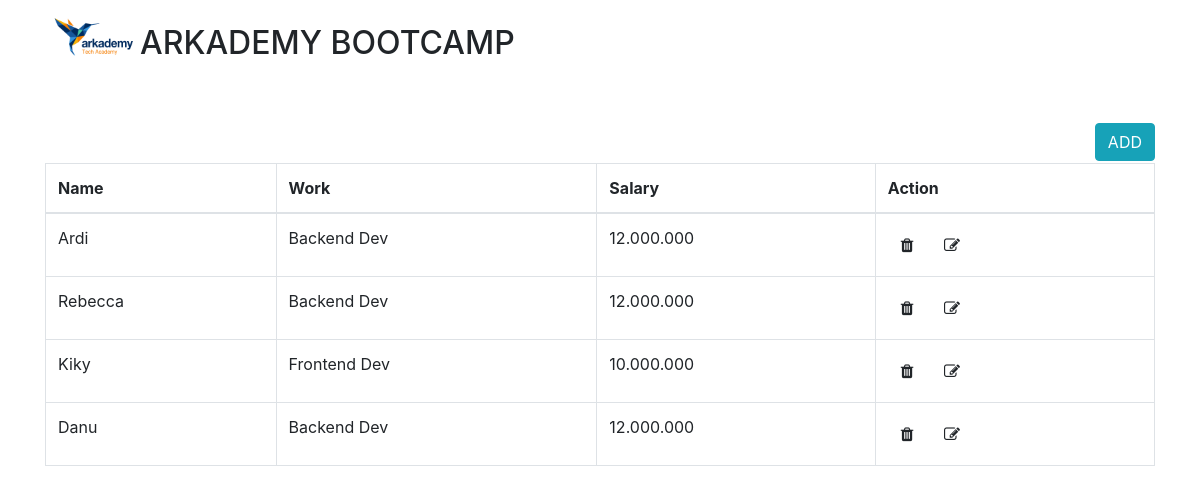
Page /7/Arkademy-2/index.php on the committed database.
### tables this page shows
CREATE TABLE `nama` (
  `id` int(11) NOT NULL,
  `name` varchar(50) NOT NULL,
  `id_work` int(11) NOT NULL,
  `id_salary` int(11) NOT NULL
);

CREATE TABLE `work` (
  `id` int(11) NOT NULL,
  `name` varchar(50) NOT NULL,
  `id_salary` int(11) NOT NULL
);

CREATE TABLE `salary` (
  `id` int(11) NOT NULL,
  `name` varchar(255) NOT NULL
);

### 7/Arkademy-2/index.php (the view, shortened to what this page needs)
<!doctype html>
<html lang="en">
<head>
    <link href="assets/css/bootstrap.css" rel="stylesheet">
    <link rel="stylesheet" href="https://maxcdn.bootstrapcdn.com/font-awesome/4.5.0/css/font-awesome.min.css" />
</head>
<body>
    <?php
    include "koneksi.php";
    $sql = "SELECT nama.id AS id_biodata, nama.name AS nama_diri, salary.id AS id_gaji, salary.name AS jumlah_gaji, work.id AS id_pekerjaan, work.name AS nama_pekerjaan FROM nama INNER JOIN work ON nama.id_work = work.id INNER JOIN salary ON work.id_salary = salary.id";
    $result = mysqli_query($conn, $sql);
    ?>
    <div class="container">
        <div class="panel-heading">
            <div class="row">
                <div class="col-lg-1"><img src="assets/img/logo.png" height="75px" width="100px"></div>
                <div class="col-lg-8"><br>
                    <h2>ARKADEMY BOOTCAMP</h2>
                </div>
            </div>
        </div>
        <br>
        <br>
        <p>
            <button type="button" class="btn btn-info btn-md" data-toggle="modal" data-target="#modalAdd" style="float: right;">ADD</button>
            <br>
            <table id="mytable" class="table table-bordered">
                <thead>
                    <th>Name</th>
                    <th>Work</th>
                    <th>Salary</th>
                    <th>Action</th>
                </thead>
                <tbody>
                    <?php
                    while ($data = mysqli_fetch_assoc($result)) {
                        ?>
                        <tr>
                            <td><?php echo $data['nama_diri'] ?></td>
                            <td><?php echo $data['nama_pekerjaan'] ?></td>
                            <td><?php echo $data['jumlah_gaji'] ?></td>
                            <td>
                                <a href="delete.php?id=<?php echo $data['id_biodata'] ?>" class="delete-data button btn btn-default btn-md"><i class="fa fa-trash fa-sm"></i></a>
                                <button type="button" id="<?php echo $data['id_biodata'] ?>" class="view_data btn btn-default btn-md" onclick="edit()"><i class="fa fa-edit fa-sm"></i></button>
                            </td>
                        </tr>
                    <?php
                    }
                    ?>
                </tbody>
            </table>
    </div>
</body>
</html>

### rows in the picture
nama: name "Ardi", id_work.name "Backend Dev", salary.name "12.000.000"
nama: name "Rebecca", id_work.name "Backend Dev", id_salary.name "12.000.000"
nama: name "Kiky", id_work.name "Frontend Dev", salary.name "10.000.000"
nama: name "Danu", id_work.name "Backend Dev", id_salary.name "12.000.000"
